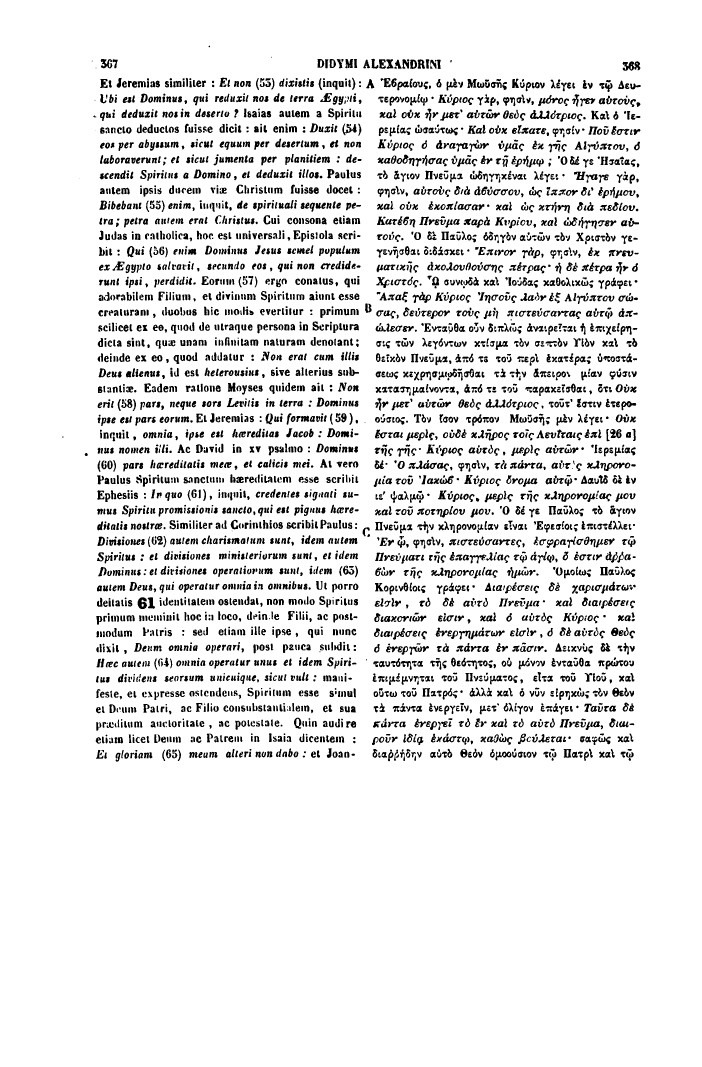
#> input picture ocr/source/0189.pdf300.png, 2105 x 3201 px, given in place of dauid.png, which was not available (shown at 1/3 size)
$ jupyter execute --allow-errors searchOK.ipynb   (shell and % lines are left out)   (older library calls are emulated)
#> lines starting #> are read from the running program, lines starting #| are printed output that depends on the picture; after the words box and inside, x2 and y2 are one past the last pixel; in counts of white or black regions, pixels touching at a corner belong together; pictures that were not available may be replaced by others from this repository, and a replacement may not be noted
#> in compareHUandSC, `query= cv2.imread(queryFile,0);`: query: shape (3201, 2105); 90.7% white; 4334 black regions (131 under 20 px), largest, box (x1, y1, x2, y2) and area: (1868, 184, 1921, 212) 927, (1614, 285, 1690, 318) 805, (1590, 330, 1649, 357) 761
### ocr/PgFunctions.py
# -*- coding: utf-8 -*-
"""
Created on Tue Apr  9 15:19:21 2019

@author: ainok
"""
import cv2 as cv2
import numpy as np
from matplotlib import pyplot as plt
import glob, os
import re
from pathlib import Path


def createPadding(img, margin):
#> called with margin = 20
    w=img.shape[1]
#> w = 2105
    #print(w)
    for i in range(10):
        img = np.insert(img, w, values=255, axis=1)
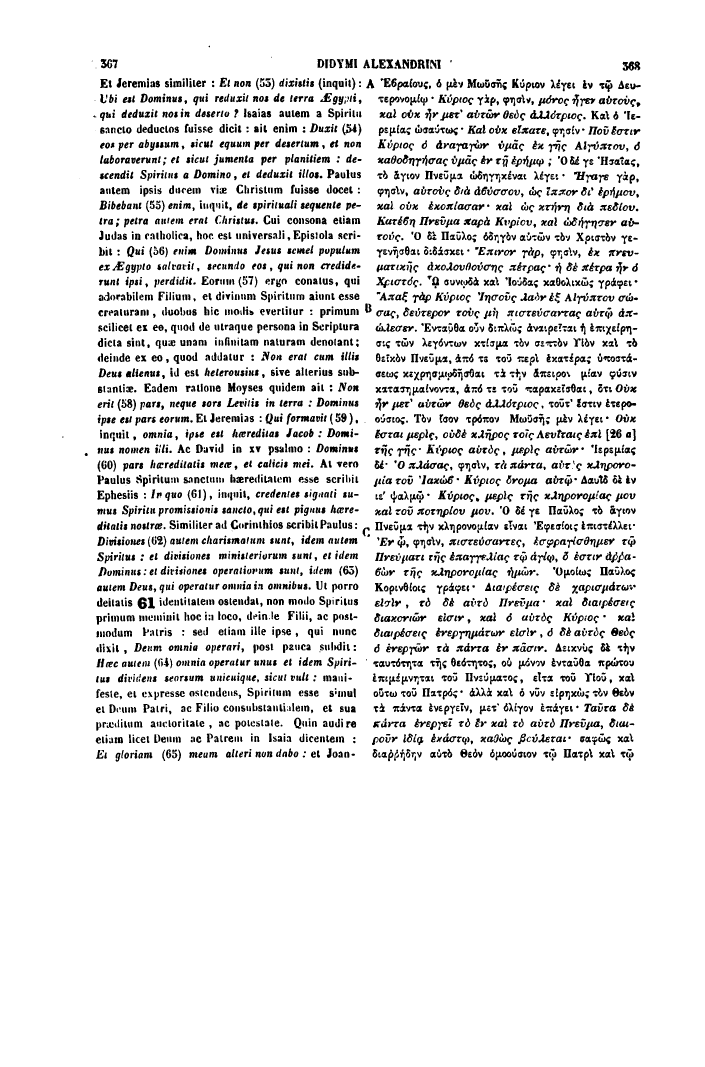
#> img: shape (3201, 2115) (shown at 1/3 size); 90.7% white; 4334 black regions (131 under 20 px), largest, box (x1, y1, x2, y2) and area: (1868, 184, 1921, 212) 927, (1614, 285, 1690, 318) 805, (1590, 330, 1649, 357) 761

    for i in range(10):
        img = np.insert(img, 0, values=255, axis=1)
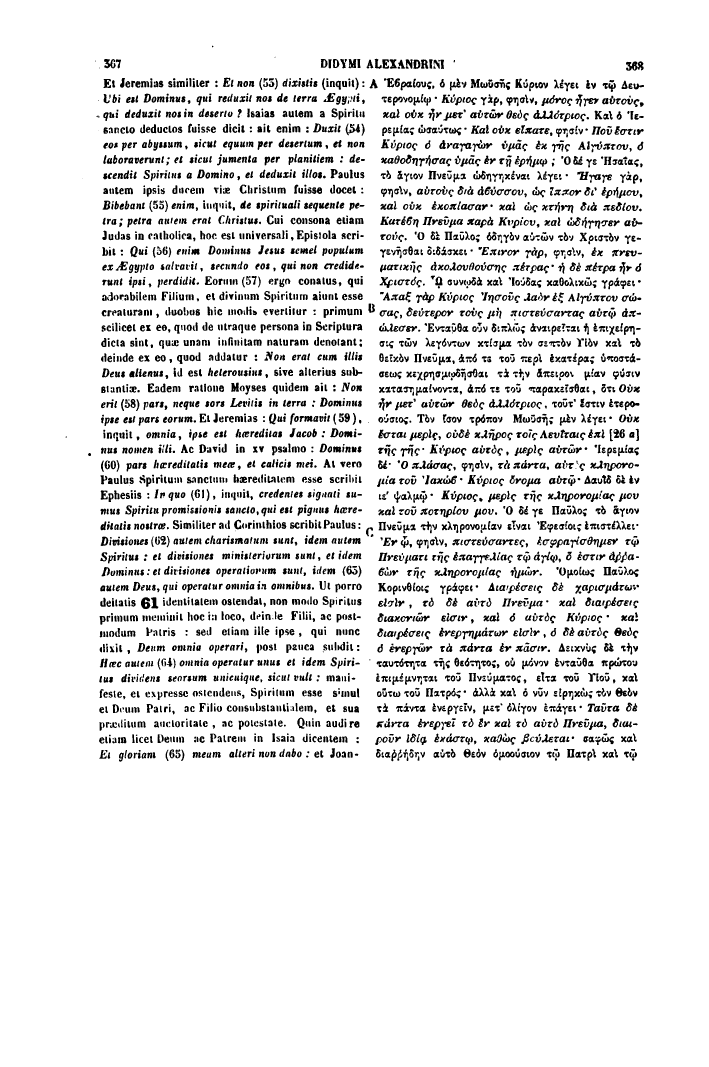
#> img: shape (3201, 2125) (shown at 1/3 size); 90.8% white; 4334 black regions (131 under 20 px), largest, box (x1, y1, x2, y2) and area: (1878, 184, 1931, 212) 927, (1624, 285, 1700, 318) 805, (1600, 330, 1659, 357) 761

    h=img.shape[0]
#> h = 3201
    #print(w)
    for i in range(10):
        img = np.insert(img, h, values=255, axis=0)
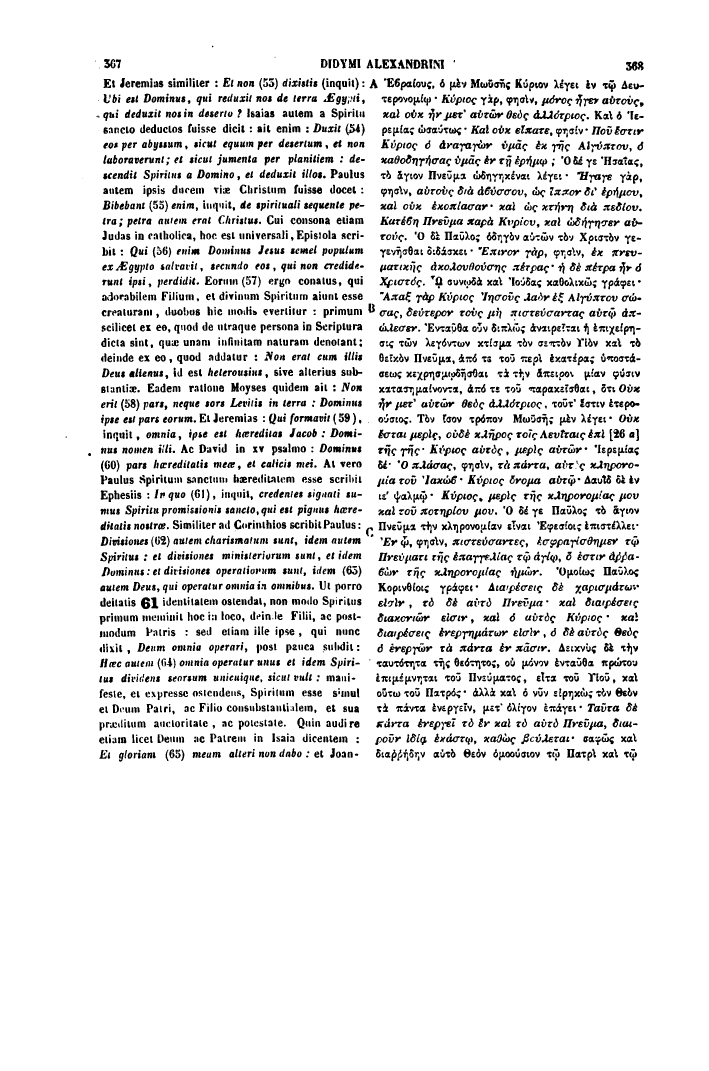
#> img: shape (3211, 2125) (shown at 1/3 size); 90.8% white; 4334 black regions (131 under 20 px), largest, box (x1, y1, x2, y2) and area: (1878, 184, 1931, 212) 927, (1624, 285, 1700, 318) 805, (1600, 330, 1659, 357) 761

    for i in range(10):
        img = np.insert(img, 0, values=255, axis=0)
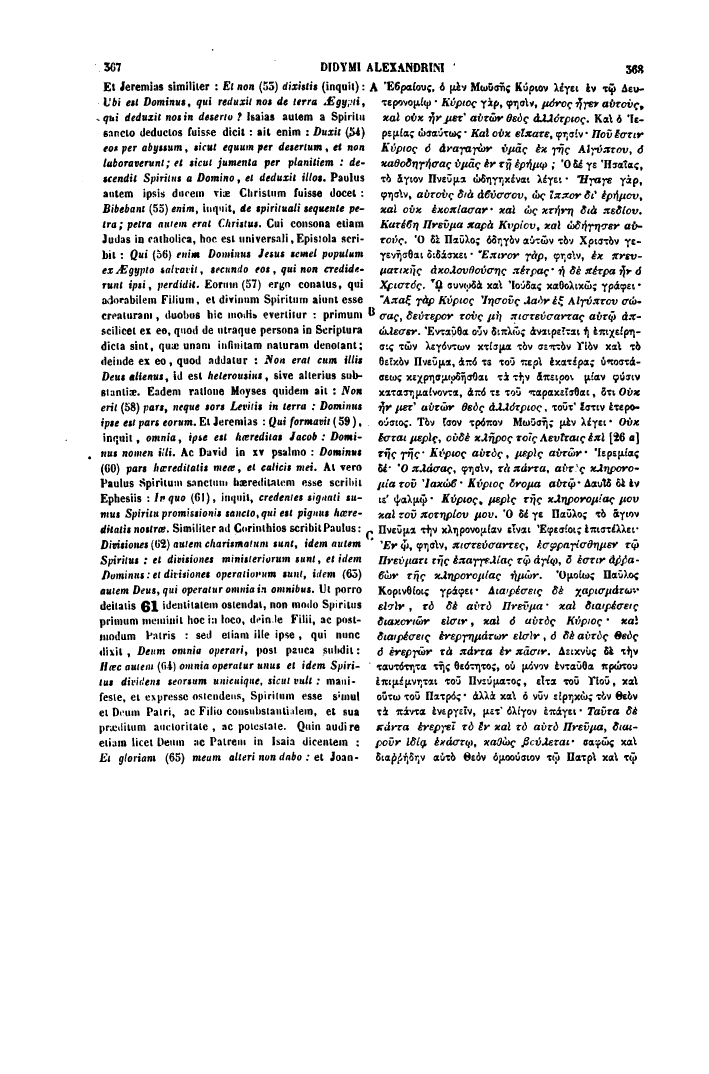
#> img: shape (3221, 2125) (shown at 1/3 size); 90.8% white; 4334 black regions (131 under 20 px), largest, box (x1, y1, x2, y2) and area: (1878, 194, 1931, 222) 927, (1624, 295, 1700, 328) 805, (1600, 340, 1659, 367) 761


    return img


# [118 lines left out: functions clearBorder, cutPunctuation, not called in this run]


def applyCircleErosion(word_img):
    word_img=createPadding(word_img, 20)
    kernel=cv2.getStructuringElement(cv2.MORPH_ELLIPSE,(9,9))
    erode_img = cv2.erode(word_img, kernel, iterations=1)
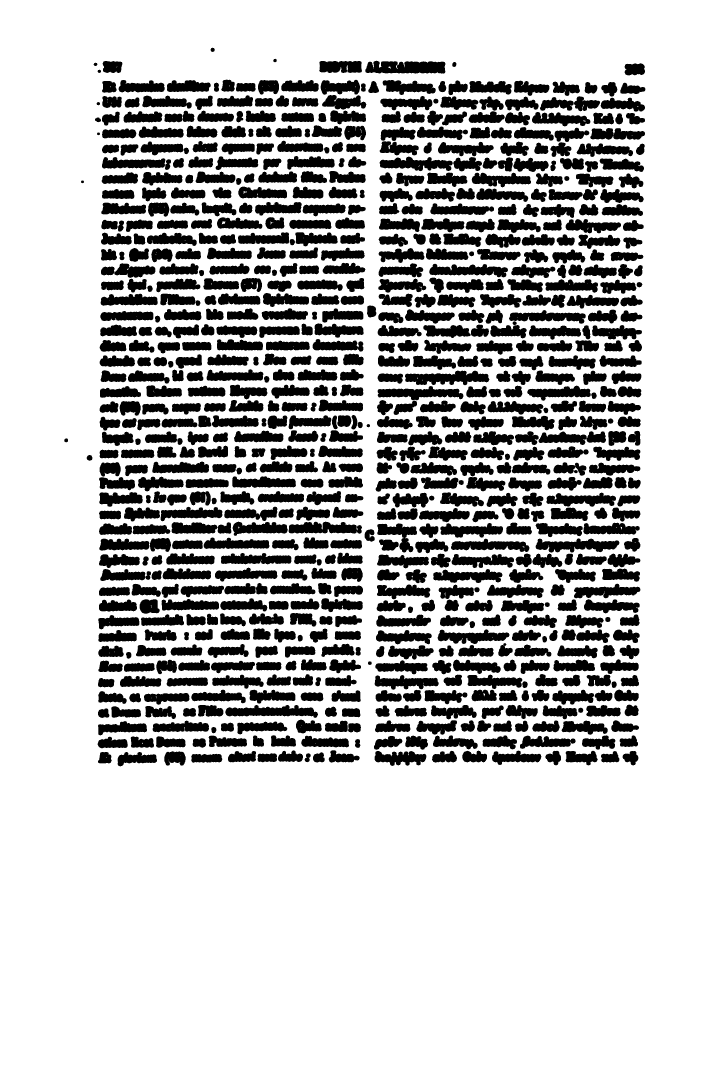
#> erode_img: shape (3221, 2125) (shown at 1/3 size); 75.7% white; 785 black regions
    return erode_img


# [205 lines left out: functions applyHorizontalErosion, applyWordSegmentation, searchData, not called in this run]


### ocr/searchOK.ipynb
[cell 1]
import cv2 as cv2
from matplotlib import pyplot as plt
import numpy as np
import re
from  PgFunctions import *
import shutil
import glob, os

def compareHUandSC(queryFile, dataFile):

        params={}

        query= cv2.imread(queryFile,0);
        erodeimg=applyCircleErosion(query)
        _, QueryContours, _ = cv2.findContours(erodeimg, cv2.RETR_TREE,cv2.CHAIN_APPROX_NONE)
#> QueryContours = 1023 contours, 234 with area under 20; largest, box (x1, y1, x2, y2) and area: (0, 0, 2125, 3221) 6839280, (1095, 181, 1337, 222) 8124, (1214, 1111, 1469, 1157) 7360, (675, 2114, 955, 2155) 7118, (1606, 1614, 1859, 1659) 6844


        data = cv2.imread(filename,0)

        if data is None:
            params["DA"]="NONE"
            return params
        else:
            params["DA"]="EXIST"
            erodedata=applyCircleErosion(data)
            _, DataContours, _ = cv2.findContours(erodedata, cv2.RETR_TREE,cv2.CHAIN_APPROX_NONE)
#> DataContours has the same summary as QueryContours


        if len(DataContours)>1:
            params["CO"]="EXIST"


            #cut off the very disimilar images using HU moments for speeding the algorithm
            ret = cv2.matchShapes(QueryContours[1],DataContours[1],3,0.0)
#> ret = 0
            params["HU"]=ret
            if ret<0.1:
                sd = cv2.createShapeContextDistanceExtractor()
                try:
                    abc = sd.computeDistance(QueryContours[1],DataContours[1])
#> abc = 0.0154
                    params["SC-CM"]="EXIST"
                    params["SC"]=abc
                    (x, y, w, h) = cv2.boundingRect(DataContours[1])
#> x = 573; y = 2260; w = 95; h = 29
#> `results=compareHUandSC(queryFile, dataFile)`: results = 6 items
                    OSfilename=Path(filename)
                    params["PA"]=OSfilename

                except:
                    params["SC-CM"]="NONE"
                    (x, y, w, h) = cv2.boundingRect(DataContours[1])
                    OSfilename=Path(filename)
                    params["PA"]=OSfilename
            #return
        else:
                params["CO"]="NONE"
                #print(filename)
                #x=0
        return params


#END FUNCTION


#query= cv2.imread("word/fos.png",0);
#query= cv2.imread("word/kyrios2.png",0);
#query= cv2.imread("word/kyrios.png",0);


wordtokens= ["word/dauid.png"]

#> (the rest of this cell did not finish here and is left out)
